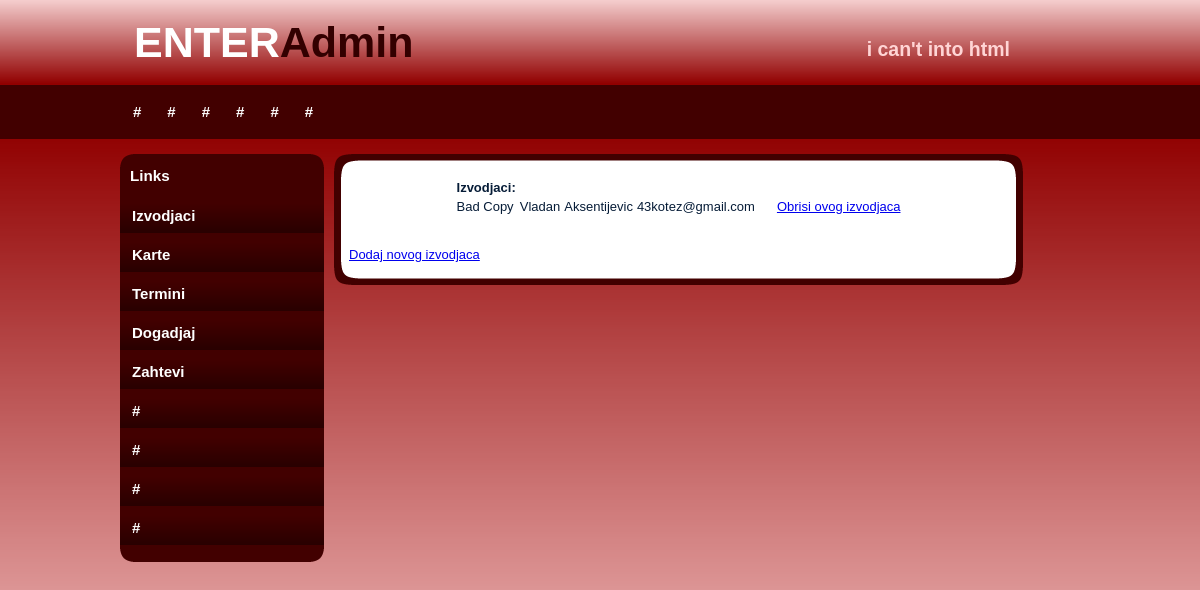
The app's page /enter_site/index.php/admin/pokaziIzvodjace, older data.
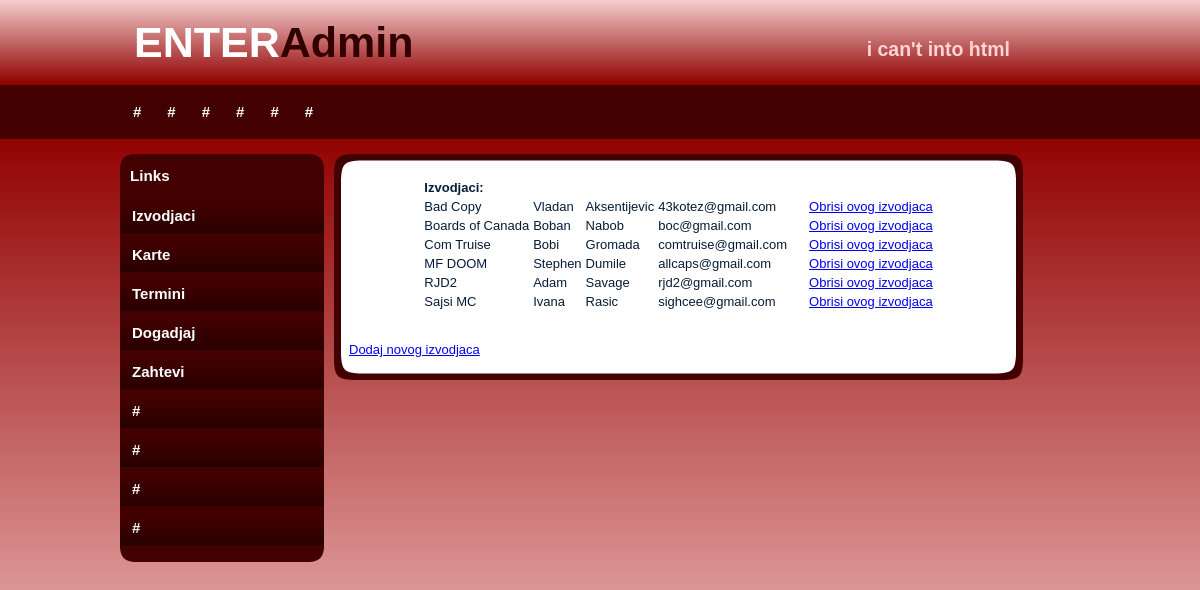
The same page, newer data.
### tables this page shows
CREATE TABLE IF NOT EXISTS `opsti_korisnik` (
  `username` varchar(20) NOT NULL,
  `password` varchar(20) NOT NULL,
  `ime` text NOT NULL,
  `prezime` text NOT NULL,
  `adresa` varchar(20) DEFAULT NULL,
  `grad` varchar(20) NOT NULL,
  `drzava` varchar(20) DEFAULT NULL,
  `email` varchar(40) NOT NULL,
  PRIMARY KEY (`username`),
  UNIQUE KEY `email` (`email`)
);

### enter_site/application/controllers/Admin.php (called while the page is built, shortened)
<?php
class Admin extends CI_Controller{
    public function __construct() {
        $this->load->model("ModelIzvodjac");
        $this->load->model("ModelKarta");
        $this->load->model("ModelTermin");
        $this->load->model("ModelDogadjaj");
        $this->load->library("session");
    }
    public function pokaziIzvodjace(){
        $izvodjaci1 = $this->ModelIzvodjac->dohvatiIzvodjace();
        $naredba = "izvodjaci";
        $izvodjaci = array();
        foreach ( $izvodjaci1 as $element ){
            $izvodjaci[] = $this->ModelIzvodjac->dohvatiKorisnika($element->username);
        }
        $this->load->view("admin/slickred/index.php",  array('izvodjaci'=>$izvodjaci,'naredba'=>"izvodjaci"));
    }
}

### enter_site/index.php (called while the page is built, shortened)
<?php
require_once BASEPATH.'core/CodeIgniter.php';

### enter_site/application/models/ModelIzvodjac.php (called while the page is built, shortened)
<?php
class ModelIzvodjac extends CI_Model{
    public function dohvatiKorisnika($username){
        $this->db->where("username", $username);
        $this->db->from("opsti_korisnik");
        $query = $this->db->get();
        return $query->row();
    }
    public function dohvatiIzvodjace(){
        $query = $this->db->get('izvodjac');
        $result = $query->result();
        return $result;
    }
}

### enter_site/application/views/admin/slickred/index.php (the view, shortened to what this page needs)
<!DOCTYPE html PUBLIC "-//W3C//DTD XHTML 1.0 Transitional//EN" "http://www.w3.org/TR/xhtml1/DTD/xhtml1-transitional.dtd">
<html xmlns="http://www.w3.org/1999/xhtml">
<head>
</head>
<body>
<div id="container">
		<div id="header">
        	<h1>ENTER<span class="off">Admin</span></h1>
            <h2>i can't into html</h2>
        </div>
        <div id="menu">
        	<ul>
            	<li class="menuitem"><a href="#">#</a></li>
                <li class="menuitem"><a href="#">#</a></li>
                <li class="menuitem"><a href="#">#</a></li>
                <li class="menuitem"><a href="#">#</a></li>
                <li class="menuitem"><a href="#">#</a></li>
              <li class="menuitem"><a href="#">#</a></li>
            </ul>
        </div>
        <div id="leftmenu">
        <div id="leftmenu_top"></div>
				<div id="leftmenu_main">
                <h3>Links</h3>
                <ul>
                    <li><a href="<?php echo site_url("Admin/pokaziIzvodjace"); ?>">Izvodjaci</a></li>
                    <li><a href="<?php echo site_url("Admin/pokaziKarte"); ?>">Karte</a></li>
                    <li><a href="<?php echo site_url("Admin/pokaziTermine"); ?>">Termini</a></li>
                    <li><a href="<?php echo site_url("Admin/pokaziPotvrdjene"); ?>">Dogadjaj</a></li>
                    <li><a href="<?php echo site_url("Admin/pokaziZahteve"); ?>">Zahtevi</a></li>
                    <li><a href="#">#</a></li>
                    <li><a href="#">#</a></li>
                    <li><a href="#">#</a></li>
                    <li><a href="#">#</a></li>
                </ul>
</div>
              <div id="leftmenu_bottom"></div>
        </div>
		<div id="content">
        <div id="content_top"></div>
        <div id="content_main">
        	<?php
                    if ($naredba == "izvodjaci"){
                        echo "<table> <tr><th>Izvodjaci:</th></tr>";
                        foreach ($izvodjaci as $izvodjac) {
                            echo "<tr><td>".$izvodjac->username."</td><td>".$izvodjac->ime."</td><td> ".$izvodjac->prezime."</td><td>".$izvodjac->email."</td> "
                                    . "<td> &nbsp;&nbsp;&nbsp;&nbsp; <a href=\" ". site_url("Admin/obrisiIzvodjaca/".$izvodjac->username). "\">Obrisi ovog izvodjaca</a> </td> </tr>";
                        }
                        echo "</table><br><br>";
                        echo "<a href=\" ". site_url("Admin/dodajIzv"). "\">Dodaj novog izvodjaca</a>";
                    }
                    elseif($naredba == "pocetna"){
                        echo "Hola Mr. Admin!";
                    }
                ?>
        </div>
        <div id="content_bottom"></div>
      </div>
   </div>
</body>
</html>

Row changes from the older to the newer data that the page shows:
added opsti_korisnik: username "Boards of Canada", ime "Boban", prezime "Nabob", email "boc@gmail.com"
added opsti_korisnik: username "Com Truise", ime "Bobi", prezime "Gromada", email "comtruise@gmail.com"
added opsti_korisnik: username "MF DOOM", ime "Stephen", prezime "Dumile", email "allcaps@gmail.com"
added opsti_korisnik: username "RJD2", ime "Adam", prezime "Savage", email "rjd2@gmail.com"
added opsti_korisnik: username "Sajsi MC", ime "Ivana", prezime "Rasic", email "sighcee@gmail.com"
